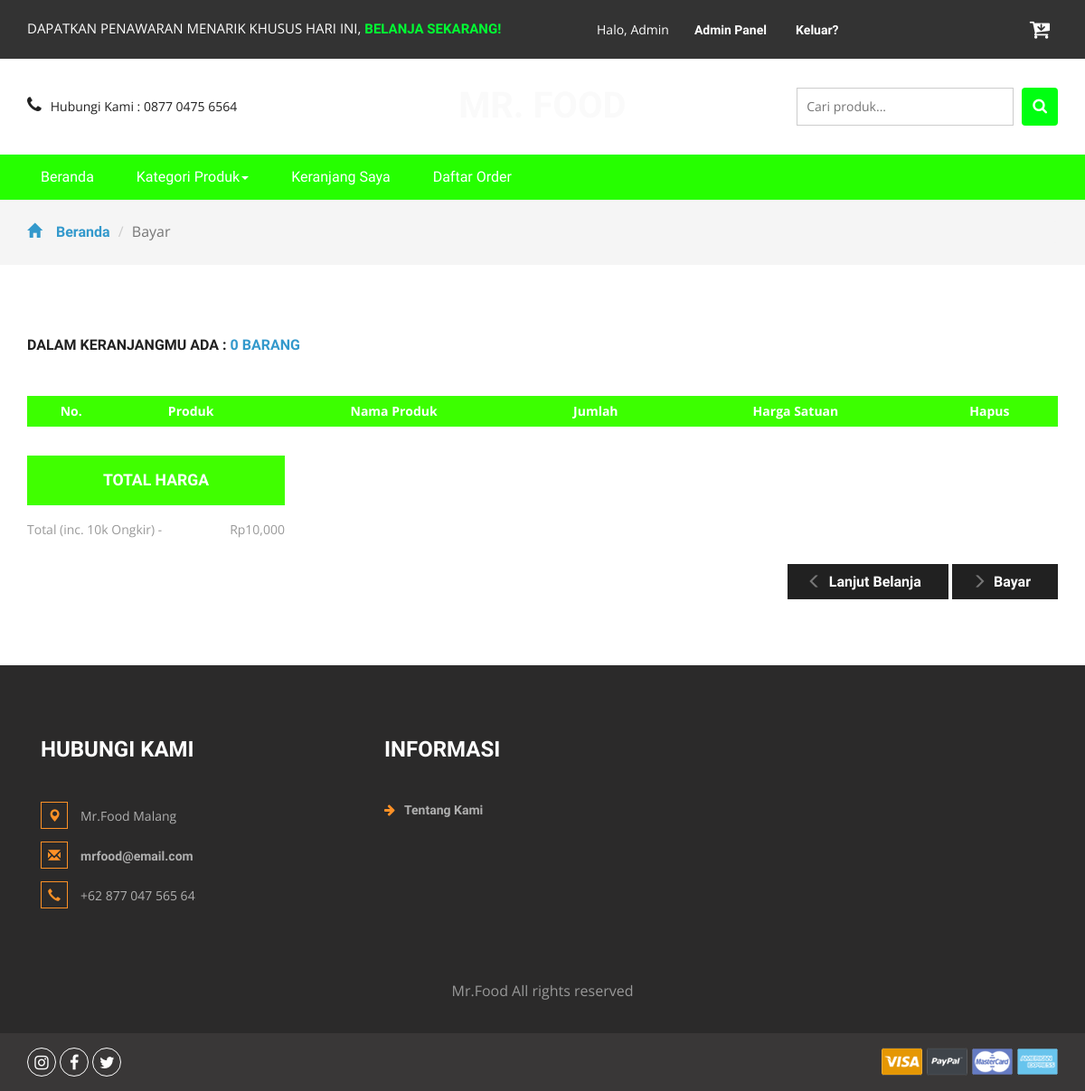
Page /cart.php (signed in) on the earlier database version.
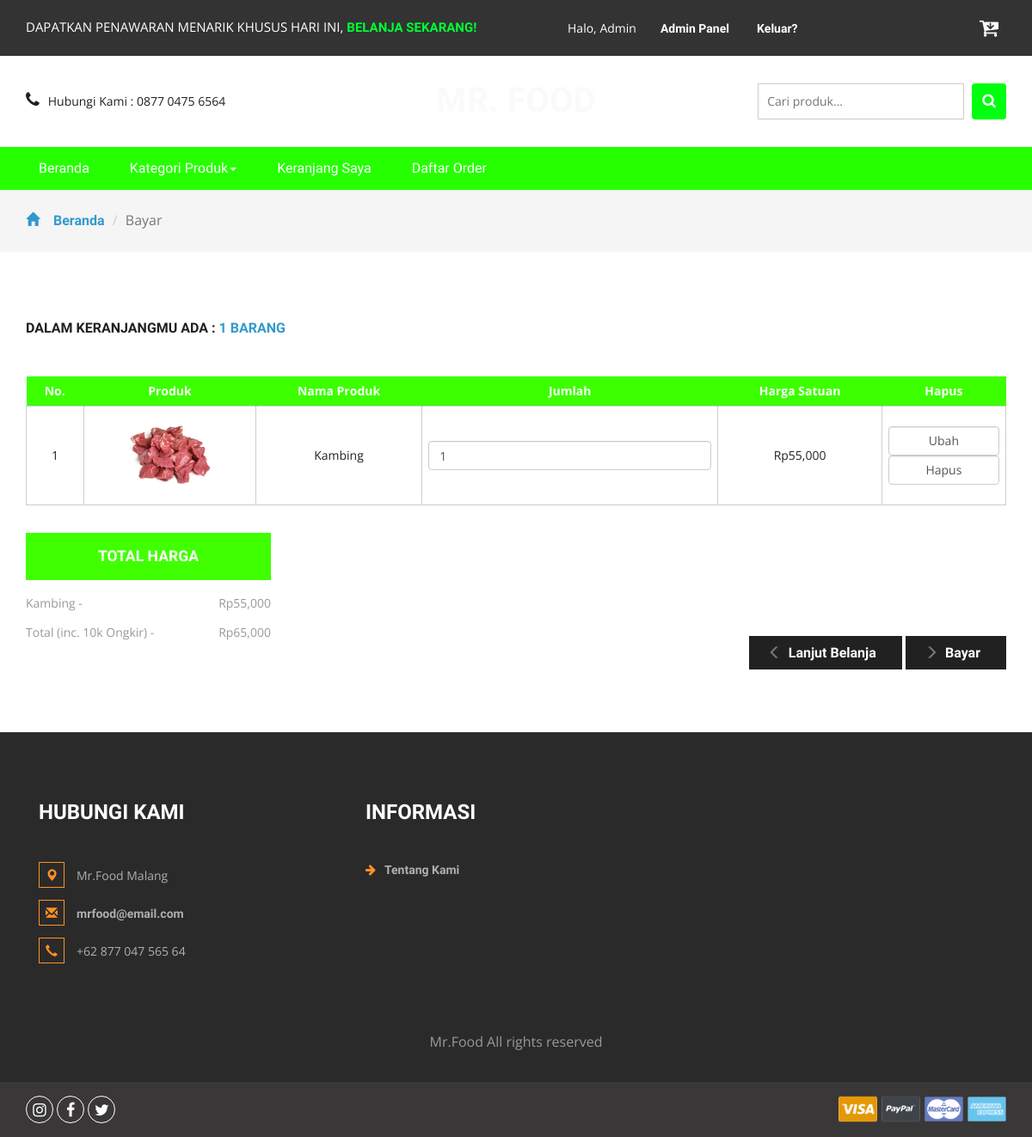
Same page on the later database version.
### tables this page shows
CREATE TABLE `detailorder` (
  `detailid` int(11) NOT NULL,
  `orderid` varchar(100) NOT NULL,
  `idproduk` int(11) NOT NULL,
  `qty` int(11) NOT NULL
);

CREATE TABLE `produk` (
  `idproduk` int(11) NOT NULL,
  `idkategori` int(11) NOT NULL,
  `namaproduk` varchar(30) NOT NULL,
  `gambar` varchar(100) NOT NULL,
  `deskripsi` varchar(200) NOT NULL,
  `rate` int(11) NOT NULL,
  `hargabefore` int(11) NOT NULL,
  `hargaafter` int(11) NOT NULL,
  `tgldibuat` timestamp NOT NULL DEFAULT current_timestamp(),
  `stok` int(11) NOT NULL
);

### cart.php (the view, shortened to what the changed rows need)
<?php
include 'dbconnect.php';
	$uid = $_SESSION['id'];
	$caricart = mysqli_query($conn,"select * from cart where userid='$uid' and status='Cart'");
	$fetc = mysqli_fetch_array($caricart);
	$orderidd = $fetc['orderid'];
	$itungtrans = mysqli_query($conn,"select count(detailid) as jumlahtrans from detailorder where orderid='$orderidd'");
	$itungtrans2 = mysqli_fetch_assoc($itungtrans);
	$itungtrans3 = $itungtrans2['jumlahtrans'];
?>
<!DOCTYPE html>
<html>
<head>
<link href="css/bootstrap.css" rel="stylesheet" type="text/css" media="all" />
<link href="css/style.css" rel="stylesheet" type="text/css" media="all" />
<link href="css/font-awesome.css" rel="stylesheet">
</head>
<body>
	<div class="logo_products">
		<div class="container">
			<div class="w3ls_logo_products_left">
				<h1><a href="index.php">Mr. Food</a></h1>
			</div>
		</div>
	</div>
	<div class="checkout">
		<div class="container">
			<h2>Dalam keranjangmu ada : <span><?php echo $itungtrans3 ?> barang</span></h2>
			<div class="checkout-right">
				<table class="timetable_sub">
					<thead>
						<tr>
							<th>No.</th>
							<th>Produk</th>
							<th>Nama Produk</th>
							<th>Jumlah</th>
							<th>Harga Satuan</th>
							<th>Hapus</th>
						</tr>
					</thead>
					<?php
						$brg=mysqli_query($conn,"SELECT * from detailorder d, produk p where orderid='$orderidd' and d.idproduk=p.idproduk order by d.idproduk ASC");
						$no=1;
						while($b=mysqli_fetch_array($brg)){
					?>
					<tr class="rem1"><form method="post">
						<td class="invert"><?php echo $no++ ?></td>
						<td class="invert"><a href="product.php?idproduk=<?php echo $b['idproduk'] ?>"><img src="<?php echo $b['gambar'] ?>" width="100px" height="100px" /></a></td>
						<td class="invert"><?php echo $b['namaproduk'] ?></td>
						<td class="invert">
							 <div class="quantity">
								<div class="quantity-select">
									<input type="number" name="jumlah" class="form-control" height="100px" value="<?php echo $b['qty'] ?>" \>
								</div>
							</div>
						</td>
						<td class="invert">Rp<?php echo number_format($b['hargaafter']) ?></td>
						<td class="invert">
							<div class="rem">
								<input type="submit" name="update" class="form-control" value="Ubah" \>
								<input type="submit" name="hapus" class="form-control" value="Hapus" \>
							</form>
							</div>
					<?php
						}
					?>
				</table>
			</div>
			<div class="checkout-left">
				<div class="checkout-left-basket">
					<ul>
						<?php
						$brg=mysqli_query($conn,"SELECT * from detailorder d, produk p where orderid='$orderidd' and d.idproduk=p.idproduk order by d.idproduk ASC");
						$subtotal = 10000;
						while($b=mysqli_fetch_array($brg)){
						$hrg = $b['hargaafter'];
						$qtyy = $b['qty'];
						$totalharga = $hrg * $qtyy;
						$subtotal += $totalharga
						?>
						<li><?php echo $b['namaproduk']?><i> - </i> <span>Rp<?php echo number_format($totalharga) ?> </span></li>
						<?php
						}
						?>
						<li>Total (inc. 10k Ongkir)<i> - </i> <span>Rp<?php echo number_format($subtotal) ?></span></li>
					</ul>
				</div>
			</div>
		</div>
	</div>
<link href="css/skdslider.css" rel="stylesheet">
</body>
</html>

Differences in the rows shown:
added detailorder: idproduk.gambar (picture), idproduk.namaproduk "Kambing", jumlah "1", idproduk.hargaafter "55,000", totalharga "55,000"
Other differences:
$itungtrans3: "0" → "1"
$subtotal: "10,000" → "65,000"
